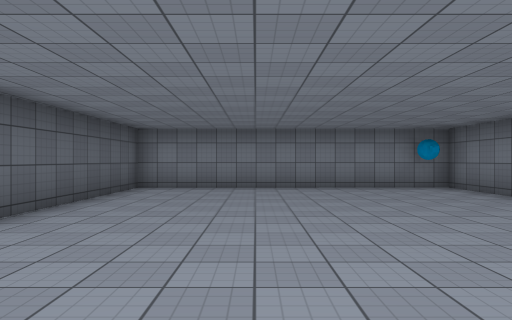
view 1 (above)

17 first-person views from a walk through a 3-D level made in the Unity game engine. The camera is 1.4 m above the floor, looks level and sees 70° across. The floor is counted in squares, 2 m on a side. Each view is taken from the middle of a square. On the plan, view 1 faces up. The plan holds only what a view shows up to about 11 squares ahead; the rest is blank. Surface patterns are stand-ins for the level's own textures.

view 2
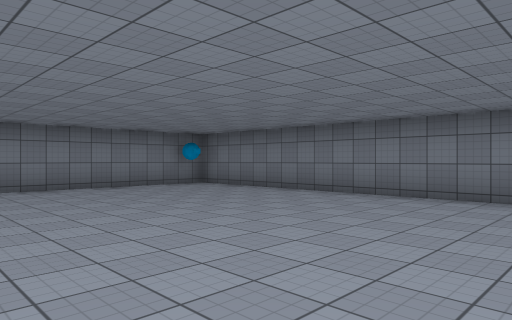

view 3
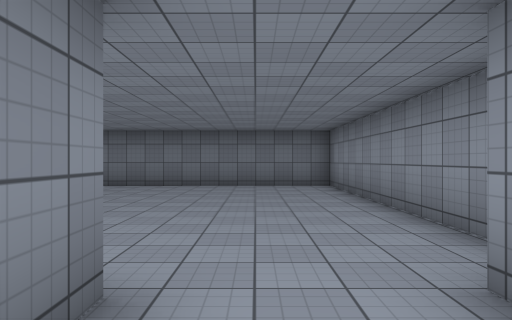

view 4
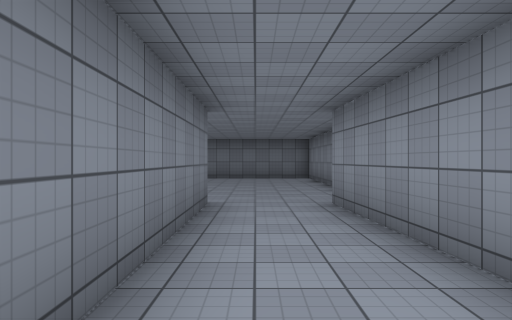

view 5
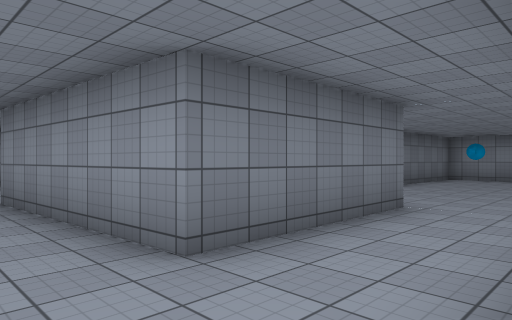

view 6
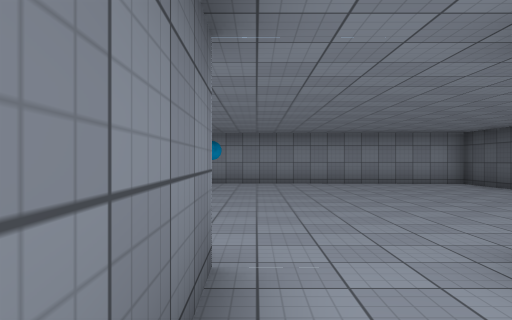

view 7
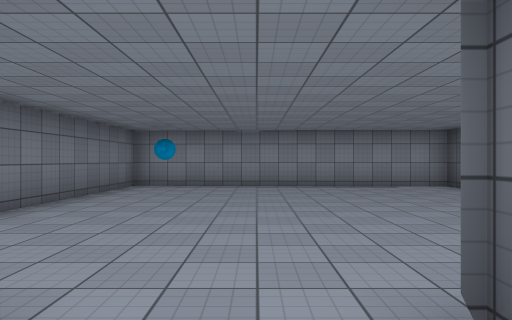

view 8
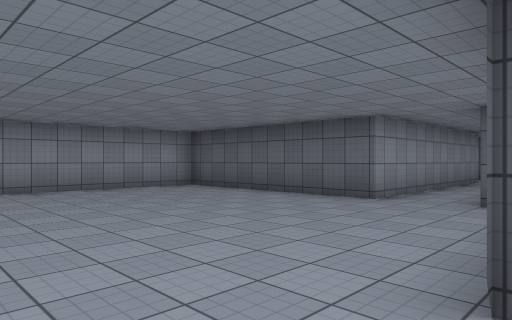

view 9
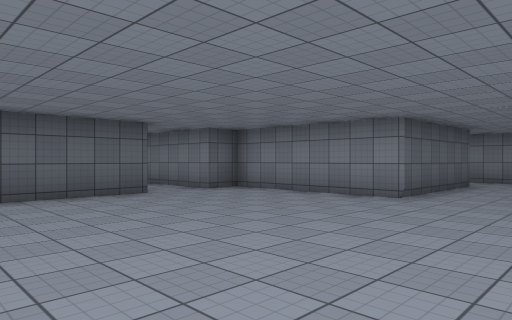

view 10
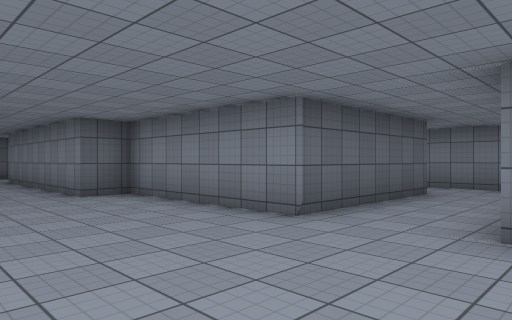

view 11
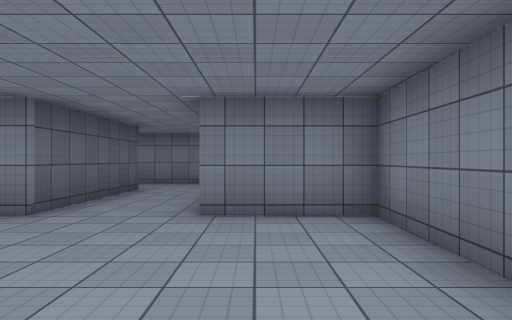

view 12
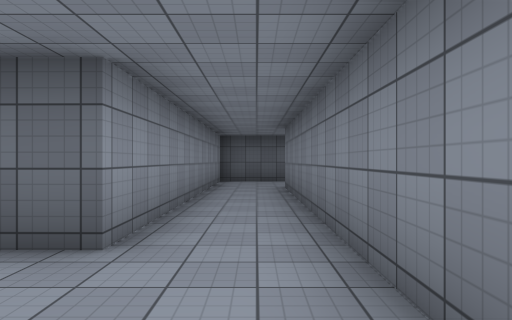

view 13
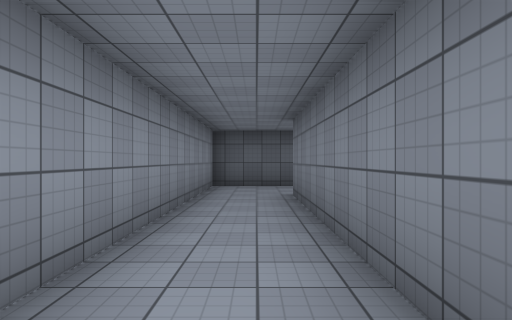

view 14
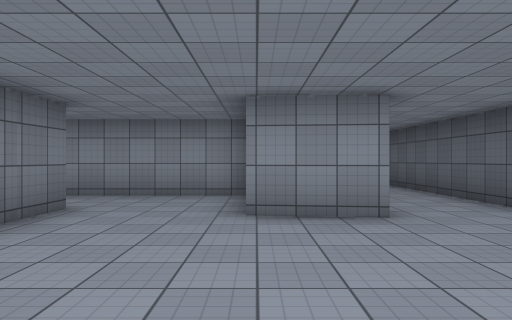

view 15
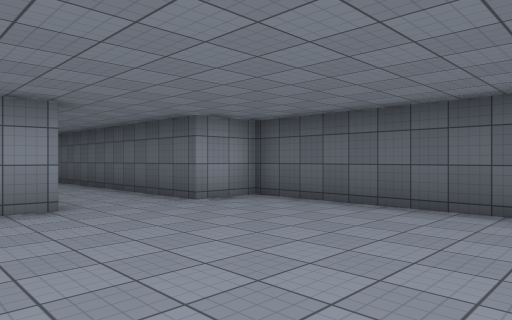

view 16
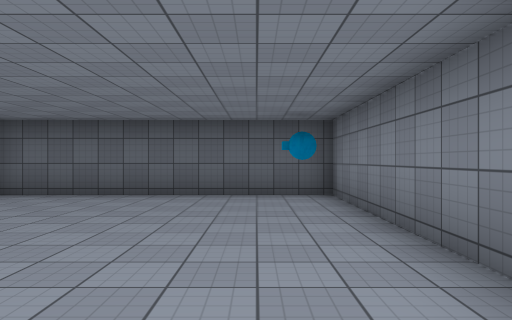

view 17
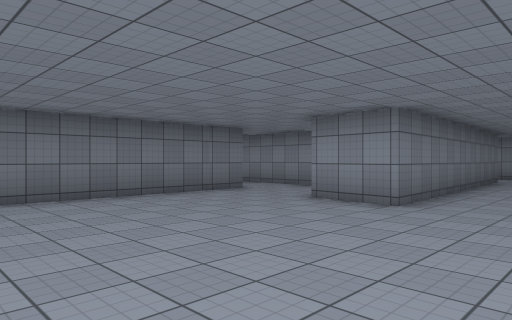

### Floor plan
Ten units are one square. View 1 is at (0, 0); x grows to the right and y downward. Boxes are objects, and circles mark ways between rooms. Rooms are numbered by the first view taken in them; rooms with no view inside come last. Other rooms are left out.
<svg viewBox="-248 -100 302 234">
<path fill="none" stroke="#000" d="M-31 -18 -75 -18M-18 11 49 10 49 -93 -30 -94 -31 -43M-78 5 -30 2M-141 79 -141 127 -57 129 -55 44 -77 44 -78 5M-203 48 -206 -26M-205 71 -189 71M-75 -18 -162 -17M-189 -21 -189 2 -98 2 -99 44 -142 44 -142 55 -199 54M-228 -27 -227 39M-206 -26 -188 -24M-191 -95 -243 -95 -243 -27 -228 -27M-162 -17 -162 -68"/>
<rect x="35" y="-95" width="10" height="10" fill="#bbb"><title>other object</title></rect>
<rect x="-75" y="115" width="10" height="10" fill="#bbb"><title>other object</title></rect>
<rect x="-235" y="-95" width="10" height="10" fill="#bbb"><title>other object</title></rect>
<circle cx="-80" cy="-5" r="3" fill="#2a7"/>
<circle cx="-175" cy="-20" r="3" fill="#2a7"/>
<circle cx="-215" cy="-25" r="3" fill="#2a7"/>
<text x="0" y="-40">1</text>
<text x="-130" y="60">2</text>
<text x="-200" y="-60">3</text>
</svg>
Room 1 opens to room 2. Room 2 opens to room 3.

Where each view was taken, in squares from view 1:
view 1: 0 up, 0 right, facing up
view 2: 0 up, 2 left, facing up-right
view 3: 1 up, 5 left, facing right
view 4: 1 up, 9 left, facing right
view 5: 1 up, 10 left, facing down-right
view 6: 2 down, 8 left, facing down
view 7: 3 down, 9 left, facing down
view 8: 4 down, 8 left, facing down-left
view 9: 11 down, 7 left, facing up-left
view 10: 8 down, 7 left, facing up-left
view 11: 9 down, 7 left, facing up
view 12: 1 up, 7 left, facing left
view 13: 1 up, 9 left, facing left
view 14: 7 up, 19 left, facing down
view 15: 8 up, 19 left, facing down-left
view 16: 8 up, 17 left, facing left
view 17: 8 up, 23 left, facing down-right
